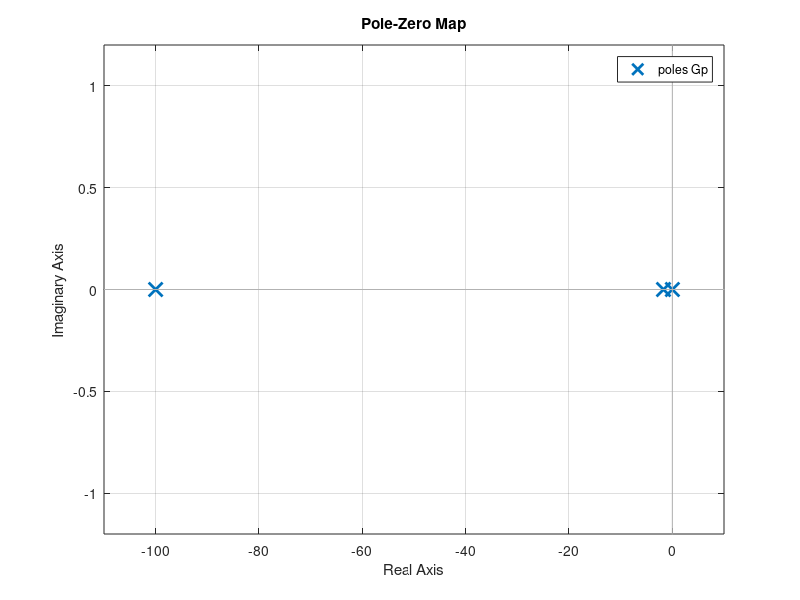
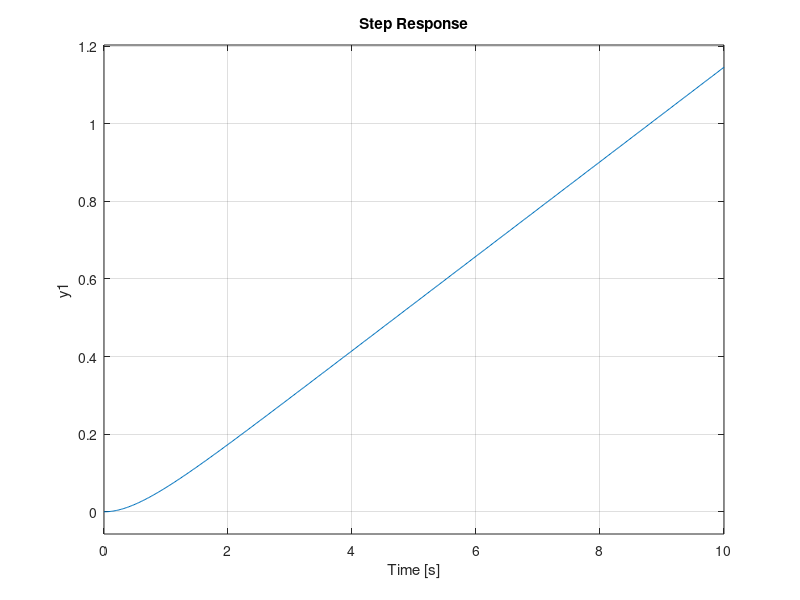

These charts were generated, in order, by the following MATLAB code: (Note: this script raises an error after producing the figures.)
% Parametros da funcao de transferencia
K1 = 100;
Km = 2.083;
Kg = 0.1;
a  = 100;
am = 1.71;
%
% Funcao de transferencia da posicao angular do sistema
s = tf('s');
Gp = (K1*Km*Kg)/(s*(s+a)*(s+am))
%
% Calculo dos polos da funcao de transferencia Gp
pole(Gp)
%
% Expansao em fracoes parciais
% caso nao haja multiplos polos:
%       B(s)       R(1)       R(2)             R(n)
%       ----  =  -------- + -------- + ... + -------- + K(s)
%       A(s)     s - P(1)   s - P(2)         s - P(n)
%
B=K1*Km*Kg;
A=[1 a+am a*am 0];
[R,P,K]=residue(B,A)
%
% Plot dos polos e zeros de Gm
%
figure(1)
pzmap(Gp)
% Resposta a entrada degrau do sistema
figure(2)
t=0:0.02:10;
step(Gp,t)
grid on
% Caracteristicas da resposta a degrau
stepinfo(Gp)
